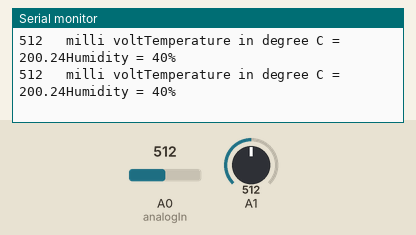
Bench run of a sketch on a simulated Arduino Uno, built with avr-gcc and run on an emulated ATmega328P. Parts: the last lines printed to the serial monitor. The inputs (shaded band) are chosen by the test bench; at power-on: A0 (analogIn) = 512, A1 = 512.

Above: at 1.8 s.
1.9 s: A0 (analogIn) set to 716
At 2.8 s:
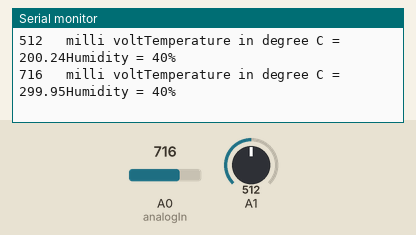
3.4 s: A1 set to 716
At 4.7 s:
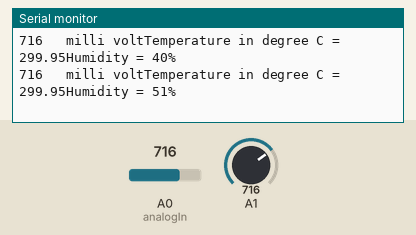
4.9 s: A0 (analogIn) set to 900
At 5.6 s:
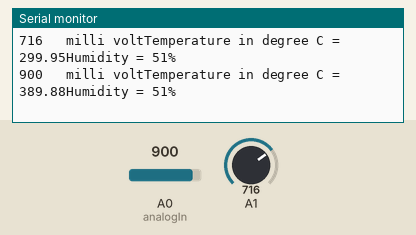
6.4 s: A1 set to 900
At 7.8 s:
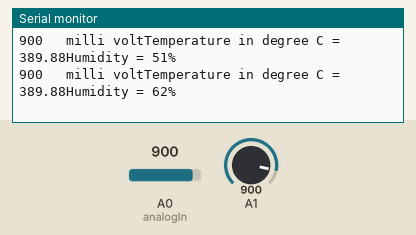
Timing chart, 0 to 8.9 s (numbered marks = the images above; inputs shaded):
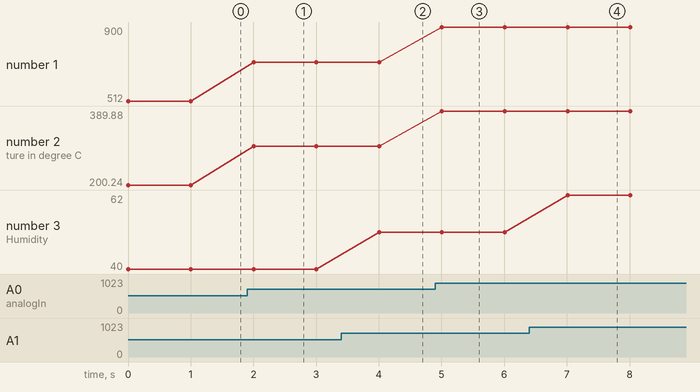

The sketch:

temperature_Humidity_sensor_4_3.ino
```cpp
const int analogIn = A0;
int humidityoutput = 0;
int rawvalue = 0;
double voltage = 0;
double temp = 0;

void setup()
{
Serial.begin(9600);
pinMode(A1, INPUT);
}

void loop()
{
rawvalue = analogRead(analogIn);
voltage = (rawvalue/1023.0) * 5000;
 // 500 is offset
temp = (voltage-500) * 0.1;
Serial.print(rawvalue);
Serial.print("\t milli volt");
Serial.print("Temperature in degree C = ");

Serial.print(temp);
humidityoutput = analogRead(A1);
Serial.print("Humidity = ");

Serial.print(map(humidityoutput, 0, 1023, 10, 70));
Serial.println("%");
delay(1000);
}
```

Measured:
- after the input at 1.9 s, the serial monitor: prints a new line after 0.10 s (image 1)
- after the input at 3.4 s, the serial monitor: prints a new line after 0.61 s (image 2)
- after the input at 4.9 s, the serial monitor: prints a new line after 0.11 s (image 3)
- after the input at 6.4 s, the serial monitor: prints a new line after 0.61 s (image 4)
- plotted number 1: 512 → 716 after the input at 1.9 s, 716 → 900 after the input at 4.9 s
- plotted number 2: 200.24 → 299.95 after the input at 1.9 s, 299.95 → 389.88 after the input at 4.9 s
- plotted number 3: 40 → 51 after the input at 3.4 s, 51 → 62 after the input at 6.4 s
